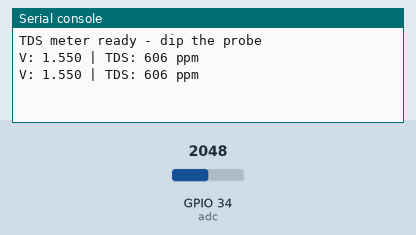
Simulated run of this program. Board: ESP32 board running MicroPython. On the bench: the last lines printed to the serial console. Inputs (shaded band) come from the test bench; at power-on: GPIO 34 (adc) = 2048 (analog values on the 0–4095 scale).

Above: at 1.2 s.
1.3 s: GPIO 34 (adc) set to 2866
At 2.7 s:
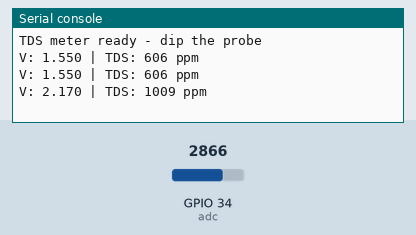
2.8 s: GPIO 34 (adc) set to 3603
At 4.3 s:
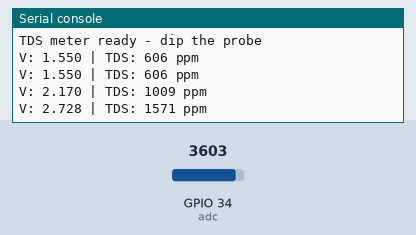
Timing chart, 0 to 5.8 s (numbered marks = the images above; inputs shaded):
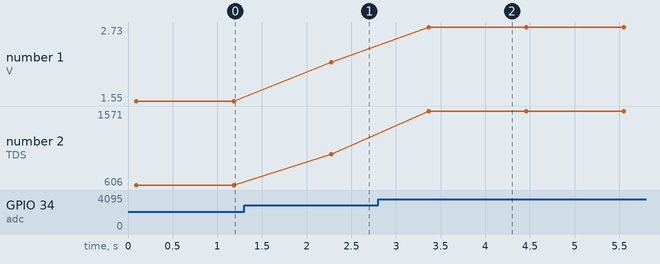

Measured:
- after the input at 1.3 s, the serial console: prints a new line after 0.98 s (image 1)
- after the input at 2.8 s, the serial console: prints a new line after 0.57 s (image 2)
- plotted number 1: 1.55 → 2.17 after the input at 1.3 s, 2.17 → 2.73 after the input at 2.8 s
- plotted number 2: 606 → 1009 after the input at 1.3 s, 1009 → 1571 after the input at 2.8 s

The program:

example_1.py
```python
# MicroPython example for ESP32 that reads the ADC (GPIO34) averaged in microvolts, applies temperature compensation, computes TDS ppm, and prints values repeatedly.
#
# Buy this module: https://shillehtek.com/products/tds-water-sensor-module-arduino-raspberry-pi-esp32
# Full manual: https://shillehtek.com/blogs/shillehtek-product-manuals/tds-water-sensor-module-arduino-raspberry-pi-esp32-manual
# More examples: https://github.com/shillehbean/shillehtek-examples
#

# Analog TDS Meter - ESP32 MicroPython Example
# A->GPIO 34, +->3V3, -->GND

from machine import ADC, Pin
import time

adc = ADC(Pin(34))
adc.atten(ADC.ATTN_11DB)

WATER_TEMP = 25.0

def read_volts(n=30):
    total = 0
    for _ in range(n):
        total += adc.read_uv()
        time.sleep_ms(3)
    return total / n / 1_000_000

def tds_ppm(volts, temp_c):
    v = volts / (1.0 + 0.02 * (temp_c - 25.0))
    return (133.42 * v**3 - 255.86 * v**2 + 857.39 * v) * 0.5

print("TDS meter ready - dip the probe")
while True:
    volts = read_volts()
    print("V: {:.3f} | TDS: {:.0f} ppm".format(volts, tds_ppm(volts, WATER_TEMP)))
    time.sleep(1)
```
